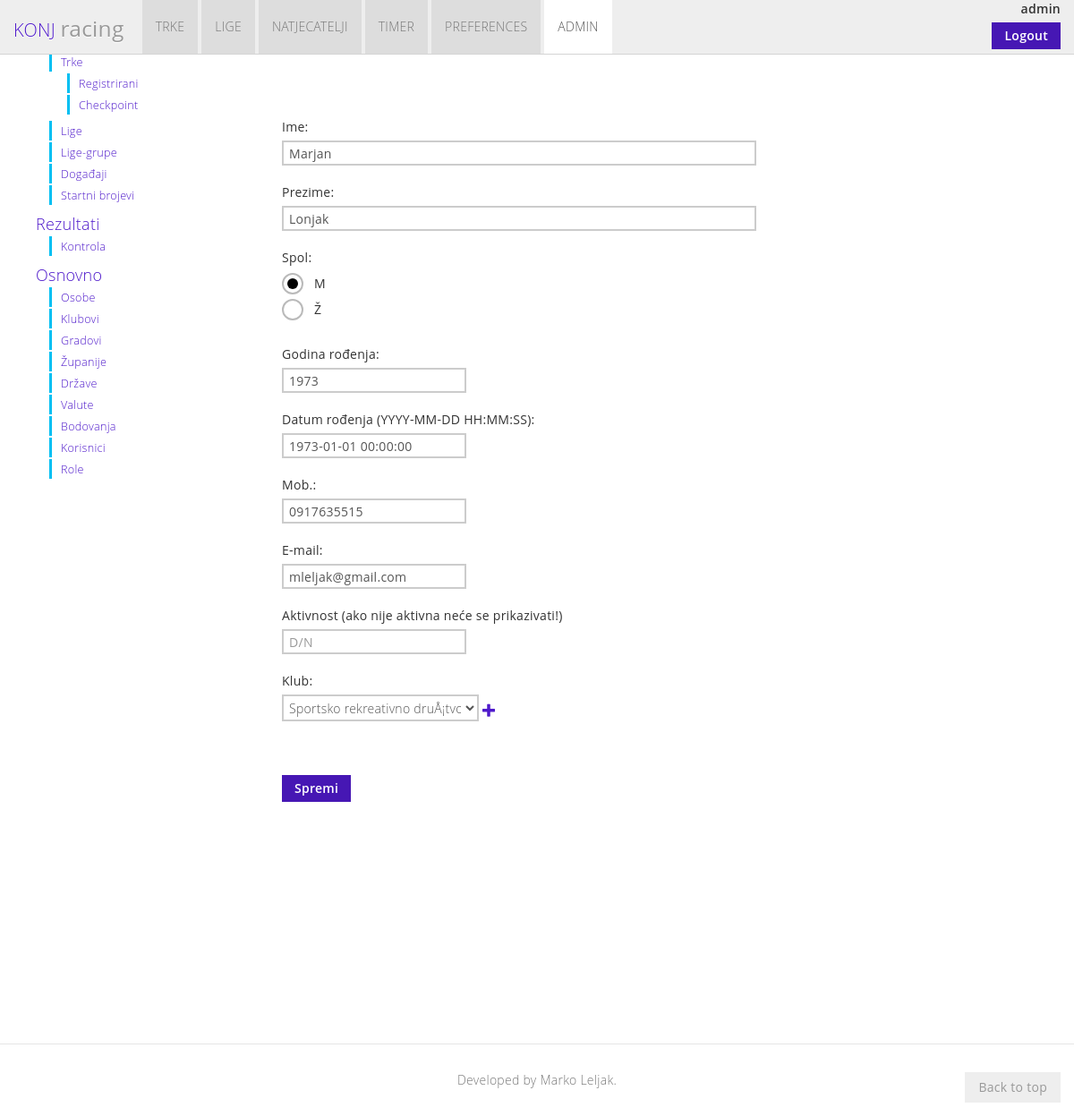
/admin.php?participant=4 (signed in), run on the app's committed database.
### tables this page shows
CREATE TABLE `person` (
  `per_id` int(11) NOT NULL AUTO_INCREMENT,
  `clu_id` int(11) DEFAULT NULL,
  `tow_id` int(11) DEFAULT NULL,
  `sta_id` int(11) DEFAULT NULL,
  `per_nam` varchar(80) NOT NULL,
  `per_sur` varchar(80) NOT NULL,
  `per_yea` varchar(4) NOT NULL,
  `per_dat_b` datetime DEFAULT NULL,
  `per_sex` varchar(1) NOT NULL,
  `per_adr` varchar(80) DEFAULT NULL,
  `per_tow` varchar(80) DEFAULT NULL,
  `per_cou` varchar(80) DEFAULT NULL,
  `per_sta` varchar(80) DEFAULT NULL,
  `per_email` varchar(50) NOT NULL,
  `per_tel` varchar(20) DEFAULT NULL,
  `per_mob` varchar(20) NOT NULL,
  `per_shi` varchar(1) DEFAULT NULL,
  `per_meal` varchar(1) DEFAULT NULL,
  `activity` varchar(1) DEFAULT NULL,
  `per_transfer` varchar(1) DEFAULT NULL,
  `date` datetime DEFAULT NULL,
  `per_clu` varchar(45) DEFAULT NULL,
  PRIMARY KEY (`per_id`),
  KEY `clu_id_idx` (`clu_id`),
  CONSTRAINT `clu_id` FOREIGN KEY (`clu_id`) REFERENCES `club` (`clu_id`) ON DELETE NO ACTION ON UPDATE NO ACTION
);

### connect_to_mysql.php (called while the page is built, shortened)
<?php
function returnConnection()
{
$db_host = "localhost";
$db_username = "root";
$db_pass = "mysql";
$db_name = "konj";
$myConnection = mysqli_connect("$db_host","$db_username","$db_pass", "$db_name") or die ("could not connect to mysql");
return $myConnection;
}
?>

### functions.php (called while the page is built, shortened)
<?php
include "connect_to_mysql.php";
function queryMysql($query)
{
	$result = mysqli_query(returnConnection(), $query) or die(mysqli_error(returnConnection()));
	return $result;
}
?>

### admin.php (the view, shortened to what this page needs)
<?php
require_once "components.php";
include_once 'head.php';
$page='';
if($page == '' && isset($_GET['participant'])){
    $page='participant';
    $pageID=$_GET['participant'];
	$pageID = sanitizeString($pageID);
}
?>
<!DOCTYPE html>
<html xmlns="http://www.w3.org/1999/xhtml">
<body>
    <?php include_once("navbar.php") ?>
<div id="doc-container" class="container">
    <div class="row">
        <div class="bs-docs-sidebar span3">
            <ul class="nav metro-nav-list bs-docs-sidenav">
                <li>
                  <a href="#page-components">Trke...</a>
                  <ul class="nav" id="races-active">
                    <li><a href="admin?race=">Trke</a></li>
                      <ul class="nav">
                        <li><a href="admin?registered=">Registrirani</a></li>
                        <li><a href="admin?checkpoint=">Checkpoint</a></li>
                      </ul>
                    <li><a href="admin?league=">Lige</a></li>
                    <li><a href="admin?league_group=">Lige-grupe</a></li>
                    <li><a href="admin?event=">Doga&#273;aji</a></li>
                    <li><a href="admin?st_num=">Startni brojevi</a></li>
                  </ul>
                  <a href="admin?results=">Rezultati</a>
                  <ul class="nav" id="osnovno-active">
                    <li><a href="admin?control=">Kontrola</a></li>
                  </ul>
                  <a href="admin?other=">Osnovno</a>
                  <ul class="nav" id="osnovno-active">
                    <li><a href="admin?participant=">Osobe</a></li>
                    <li><a href="admin?club=">Klubovi</a></li>
                    <li><a href="admin?town=">Gradovi</a></li>
                    <li><a href="admin?county=">&#381;upanije</a></li>
                    <li><a href="admin?country=">Dr&#382;ave</a></li>
                    <li><a href="admin?currency=">Valute</a></li>
                    <li><a href="admin?scoring=">Bodovanja</a></li>
                    <li><a href="admin?user=">Korisnici</a></li>
                    <li><a href="admin?role=">Role</a></li>
                  </ul>
            </ul>
        </div>
        <div class="bs-docs-container span9" id="welcome">
            <div class="bs-docs-section">
                <?php
                    switch($page){
                        case "participant":
                            get_page_participant($pageID);
                            break;
                      }
                ?>
                <br/>
                <br/>
                <br/>
                <br/>
                <br/>
                <br/>
                <br/>
             </div>
          </div>
       </div>
    </div>
</body>
</html>
<?php
    function get_page_participant($pageID){
        switch($pageID){
            default:
                get_page_participant_edit($pageID);
                break;
        }
    }
    function get_page_participant_edit($pageID){
		if($pageID == null || $pageID == '' || $pageID == 'new'){
			$pageID = 'new';
			$participant_nam = (isset($_SESSION['participant_nam']) ? $_SESSION['participant_nam'] : '');
			$participant_sur = (isset($_SESSION['participant_sur']) ? $_SESSION['participant_sur'] : '');
			$participant_god_rodj = (isset($_SESSION['participant_god_rodj']) ? $_SESSION['participant_god_rodj'] : '');
			$participant_dat_rodj = (isset($_SESSION['participant_dat_rodj']) ? $_SESSION['participant_dat_rodj'] : '');
			$participant_mob = (isset($_SESSION['participant_mob']) ? $_SESSION['participant_mob'] : '');
			$participant_email = (isset($_SESSION['participant_email']) ? $_SESSION['participant_email'] : '');
			$participant_sexM = 'value="1" ' .
                (isset($_SESSION['participant_sex']) ? ($_SESSION['participant_sex'] == 1 ? 'checked' : '') : 'checked');
			$participant_sexF = 'value="0" ' .
                (isset($_SESSION['participant_sex']) ? ($_SESSION['participant_sex'] == 0 ? 'checked' : '') : '');
			$participant_activity = (isset($_SESSION["participant_activity"]) ? $_SESSION["participant_activity"] : '');
        }
		else{
			$query = "SELECT per.per_nam, per.per_sur, per_yea, per_dat_b, per_sex, per_mob, clu_id, per_email, activity
				FROM person per
				where per.per_id=" .$pageID;
			$result = queryMysql($query);
			$num = mysqli_num_rows(queryMysql($query));
			$row = mysqli_fetch_row($result);
			$participant_nam = $row[0];
			$participant_sur = $row[1];
			$participant_god_rodj = $row[2];
			$participant_dat_rodj = $row[3];
			$participant_mob = $row[5];
			$participant_email = $row[7];
			$participant_activity = $row[8];
			$participant_sexM = 'value="1" ' . ($row[4] == 1 ? "checked" : '');
			$participant_sexF = 'value="0" ' . ($row[4] == 0 ? "checked" : '');
		}
        echo'
        <form action="admin?participant=' . $pageID . '" method="post">
            <fieldset>
				<div class="control-group">
					<label>Ime:</label>
					<input type="text" class="input-xxlarge" placeholder="Type participant\'s name..." maxlength="80" name="participant_nam"
						value="' . $participant_nam . '">
				</div>
				<div class="control-group">
					<label>Prezime:</label>
					<input type="text" class="input-xxlarge" placeholder="Type participant\'s surname..." maxlength="80" name="participant_sur"
						value="' . $participant_sur . '">
				</div>
                <label>Spol:</label>
                <label class="radio">
                <input type="radio" name="participant_sex" id="spolM" ' . $participant_sexM . ' >
                <span class="metro-radio">M</span>
                </label>
                <label class="radio">
                <input type="radio" name="participant_sex" id="spolF" ' . $participant_sexF . ' >
                <span class="metro-radio">&#381;</span>
                </label>
                <br/>
				<div class="control-group">
					<label>Godina ro&#273;enja:</label>
					<input type="text" placeholder="Type participant\'s birth year..." maxlength="4" minlength="4" name="participant_god_rodj"
						value="' . $participant_god_rodj . '">
				</div>
                <label>Datum ro&#273;enja (YYYY-MM-DD HH:MM:SS):</label>
                <input type="text" placeholder="Type participant\'s birth date..." maxlength="19" minlength="19" name="participant_dat_rodj"
                    value="' . $participant_dat_rodj . '">
				<div class="control-group">
					<label>Mob.:</label>
					<input type="text" placeholder="Type participant\'s mobile..."  maxlength="20" name="participant_mob"
						value="' . $participant_mob . '">
				</div>
				<div class="control-group">
					<label>E-mail:</label>
					<input type="text" placeholder="Type participant\'s e-mail..."  maxlength="50" name="participant_email"
						value="' . $participant_email . '">
				</div>
                <div class="control-group">
                    <label>Aktivnost (ako nije aktivna ne&#263;e se prikazivati!)</label> <input type="text" placeholder="D/N" name="participant_activity"
                    value="' . $participant_activity . '">
                </div>';
        $query2 = "SELECT clu_id, clu_nam
            FROM club";
        $result2 = queryMysql($query2);
        $num2 = mysqli_num_rows(queryMysql($query2));
        echo '
        <div class="control-group">
        <label>Klub:</label>
        <select name="participant_club">
        <option value="null">Select a club...</option>';
        for($i=0;$i<$num2;$i++){
            $row2 = mysqli_fetch_row($result2);
            $selectedClub = $pageID == 'new' ? ($row2[0] == $_SESSION['participant_club'] ? "selected=\"selected\"" : "") :
                ($row2[0] == $row[6] ? "selected=\"selected\"" : "");
            echo '<option value="' . $row2[0] . '" ' . $selectedClub . '>' . $row2[1] . '</option>';
        }
        echo'</div>';
        echo'
        </select>
        <a href="admin?club=new"><span aria-hidden="true" class="icon-plus-5"></span></a>
        <span class="help-block"></span>
        <br/><br/>
        <button type="submit" id="spremi" class="btn">Spremi</button>
        </fieldset>
        </form>';
    }
?>

### assets/css/bootmetro-responsive.css (style rules this page uses)
@media (min-width: 1200px) { .row { margin-left: -30px; *zoom: 1; } }
@media (min-width: 1200px) { .row:before, .row:after { display: table; line-height: 0; content: ""; } }
@media (min-width: 1200px) { .row:after { clear: both; } }
@media (min-width: 1200px) { [class*="span"] { float: left; min-height: 1px; margin-left: 30px; } }
@media (min-width: 1200px) { .container, .navbar-static-top .container, .navbar-fixed-top .container, .navbar-fixed-bottom .container { width: 1170px; } }
@media (min-width: 1200px) { .span9 { width: 870px; } }
@media (min-width: 1200px) { .span3 { width: 270px; } }
@media (min-width: 1200px) { input, textarea, .uneditable-input { margin-left: 0; } }

### assets/css/bootmetro-ui-light.css (style rules this page uses)
html, body { color: #333; background-color: #FFF; }
a { color: #4f1acb; }
input[type=text], input[type=password], input[type=email], input[type=number], input[type=tel], input[type=url], input[type=search], select, textarea, input::-ms-check { color: #000; background-color: rgba(255, 255, 255, 0.8); border-color: rgba(0, 0, 0, 0.27); }
option:checked, select:focus::-ms-value { color: #FFF; background-color: #4617b4; }
button[type=submit], input[type=submit] { color: #FFF; background-color: #4617b4; border-color: transparent; background-clip: border-box; }
.btn { color: #000; text-shadow: none; background-color: rgba(182, 182, 182, 0.7); background-image: none; background-repeat: no-repeat; border: 2px solid #cccccc; border-color: rgba(0, 0, 0, 0.2); -webkit-border-radius: 0; -moz-border-radius: 0; border-radius: 0; filter: none; -webkit-box-shadow: none; -moz-box-shadow: none; box-shadow: none; }
button, input[type=button], input[type=submit], input[type=reset], input[type=file]::-ms-browse { color: #000; background-color: rgba(182, 182, 182, 0.7); border-color: rgba(0, 0, 0, 0.2); }

### assets/css/docs.css (style rules this page uses)
html, body { position: relative; margin: 0; padding: 0; }
body { padding-top: 62px; }
#doc-container, #doc-container > .row { position: relative; margin-top: 20px; }
section, .bs-docs-section { padding-top: 30px; }
.bs-docs-sidebar { display: block; }
.bs-docs-sidenav { position: fixed; width: 228px; height: 80%; margin: 0; padding: 0; background-color: #fff; overflow-y: auto; }
@media screen and (min-width: 768px) { .bs-docs-container, .bs-home-container { padding-left: 0; padding-right: 0; } }
@media screen and (min-width: 768px) { .bs-docs-sidebar { display: block; } }
@media screen and (min-width: 768px) { .bs-docs-sidenav { width: 166px; margin-top: 20px; } }
@media screen and (min-width: 992px) { .bs-docs-sidenav { top: 0; width: 218px; margin-top: 30px; margin-right: 0; } }
@media screen and (min-width: 1200px) { .bs-docs-container { max-width: 970px; } }
@media screen and (min-width: 1200px) { .bs-docs-sidenav { width: 258px; } }
@media screen and (min-width: 1200px) { .bs-docs-sidenav > li > a { width: 230px \9; } }

### data on the page
person: participant_nam "Marjan", participant_sur "Lonjak", participant_god_rodj "1973", participant_dat_rodj "1973-01-01 00:00:00", participant_mob "0917635515", participant_email "mleljak@gmail.com"

### other printed values
$_SESSION['user'] "admin"
form field participant_club "Sportsko rekreativno druÅ¡tvo 315 Sjeverozapad"
